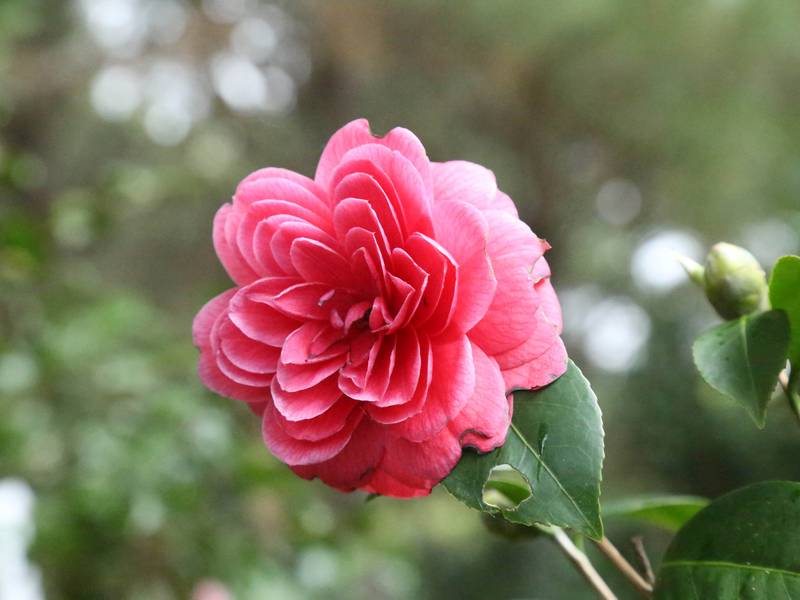
//> input picture Camellia_japonica.jpg, 800 x 600 px
$ ./haarTransformMain Camellia_japonica.jpg   (built with g++ and OpenCV 4)
//> lines starting //> are read from the running program, lines starting //| are printed output that depends on the picture; after the words box and inside, x2 and y2 are one past the last pixel; in counts of white or black regions, pixels touching at a corner belong together
### haarTransform.h
#pragma once

#include <opencv2/opencv.hpp>


float imageEnergy(const cv::Mat& pSrc);

void haarTransform(const cv::Mat& pSrc, cv::Mat& pDst);

void recursiveHaarTransform(const cv::Mat& pSrc, cv::Mat& pDst, const unsigned int pMaxIterations = 2);

void optimalHaarTransform(const cv::Mat& pSrc, cv::Mat& pDst, const float pThreshold = 0.0f, const unsigned int pMaxIterations = 3);

void threshold(const cv::Mat& pSrc, cv::Mat& pDst, const float pThreshold = 0.0f);

void normalHaarTransform(const cv::Mat& pSrc, cv::Mat& pDst, const unsigned int pMaxIterations = 2);

### haarTransform.cpp
#include <opencv2/opencv.hpp>
#include <cmath>
#include "haarTransform.h"


// [14 lines left out: function imageEnergy, not called in this run]


void haarTransform(const cv::Mat& pSrc, cv::Mat& pDst)
{
    cv::Mat H1 = cv::Mat::zeros(pSrc.size(), CV_32F);

    unsigned int size_w = pSrc.cols /2;
    unsigned int size_h = pSrc.rows /2;

    for (unsigned int i = 0, j = 0; i < size_h, j < size_w; i+=2, ++j)
    {
        H1.at<float>(  i, j) = 0.5f;
        H1.at<float>(i+1, j) = 0.5f;
    }

    for (unsigned int i = 0, j = size_w; i < size_h, j < pSrc.cols; i+=2, ++j)
    {
        H1.at<float>(  i, j) =  0.5f;
        H1.at<float>(i+1, j) = -0.5f;
    }

    cv::Mat H1T;
    cv::transpose(H1, H1T);

    cv::Mat A;
    A = pSrc * H1;
    pDst = H1T * A;
}


// [143 lines left out: functions recursiveHaarTransform, normalHaarTransform, optimalHaarTransform, threshold, not called in this run]

### haarTransformMain.cpp
#include <opencv2/opencv.hpp>
#include <string>
#include <cmath>

#include "haarTransform.h"


int main(int argc, char** argv)
{
	// FL: testes de entrada
	if (2 > argc)
	{
		std::cout << "Error: incorrect number of args.\n"
				   << "Usage: " << argv[0] << " <image>\n";
		return -1;
	}

	std::string filename(argv[1]);

	cv::Mat img = cv::imread(filename, cv::IMREAD_GRAYSCALE);
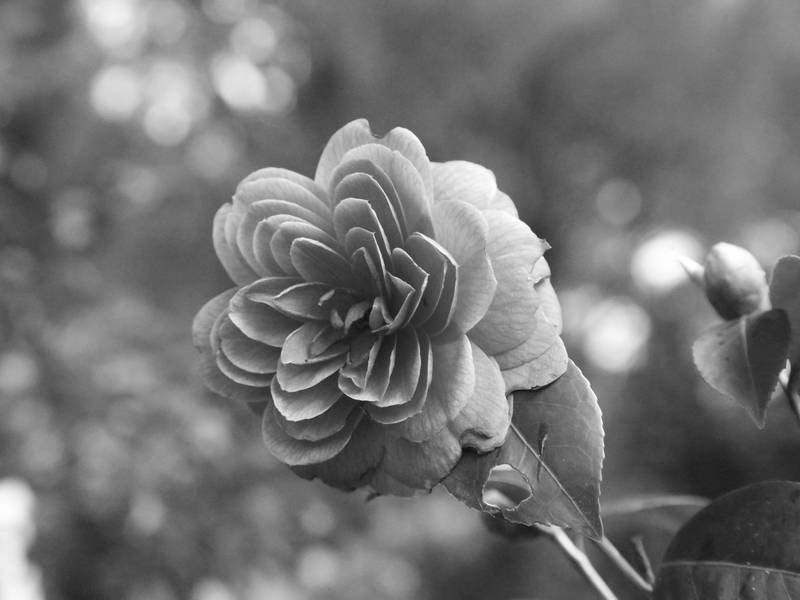
//> img: 600 rows x 800 cols, CV_8UC1; min 5, max 255, mean 116.3

	if (img.empty())
	{
		std::cerr << "Error: Cannot read " << filename << "\n";
		return -1;
	}

    // Imagem original
	cv::imshow(filename, img);
	img.convertTo(img, CV_32F);
//> img: 600 rows x 800 cols, CV_32FC1


    cv::Mat haar;
    haarTransform(img, haar);
//> after the loop in haarTransform, `for (unsigned int i = 0, j = 0; i < size_h, j < size_w; i+=2, ++j)`:
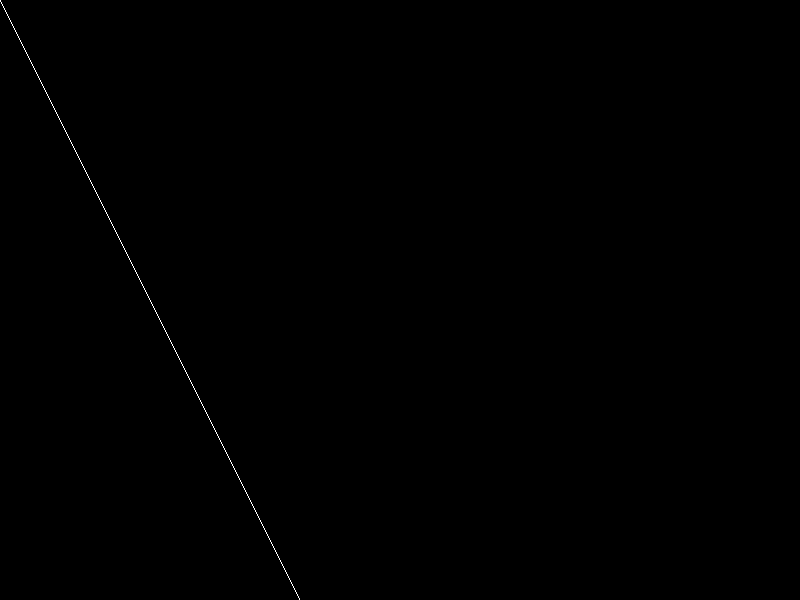
//> H1: 600 rows x 800 cols, CV_32FC1; values 0 (black) and 0.5 (white), 0.12% white in thin lines or dots, all inside (x1, y1, x2, y2) = (0, 0, 300, 600)
//> (the run ends here: the program crashes, at `H1.at<float>(i+1, j) = -0.5f;`)

$ run again, on chroma_key.jpg
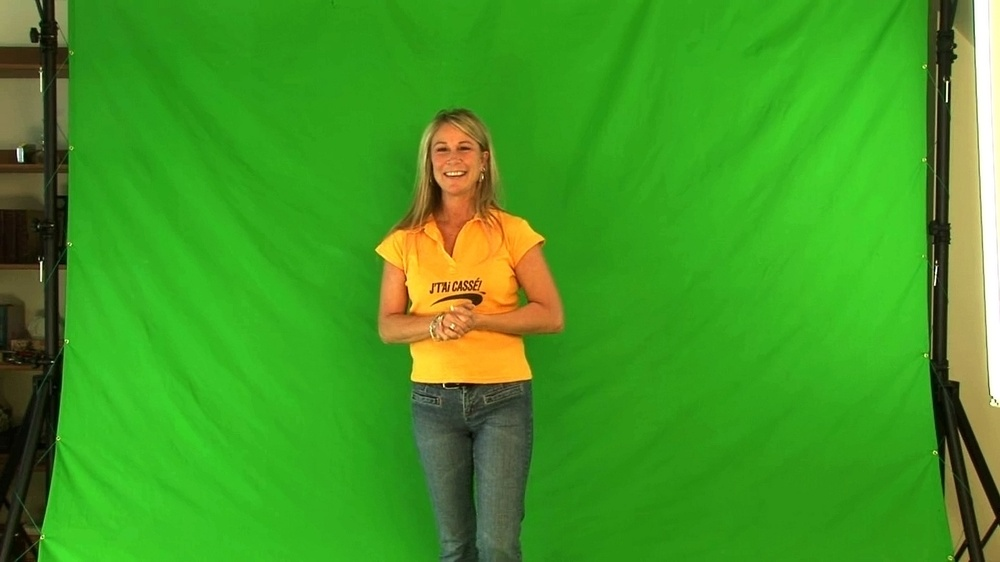
//> input picture chroma_key.jpg, 1000 x 562 px, shrunk from 1920 x 1080 before the run
//> `cv::Mat img = cv::imread(filename, cv::IMREAD_GRAYSCALE);`:
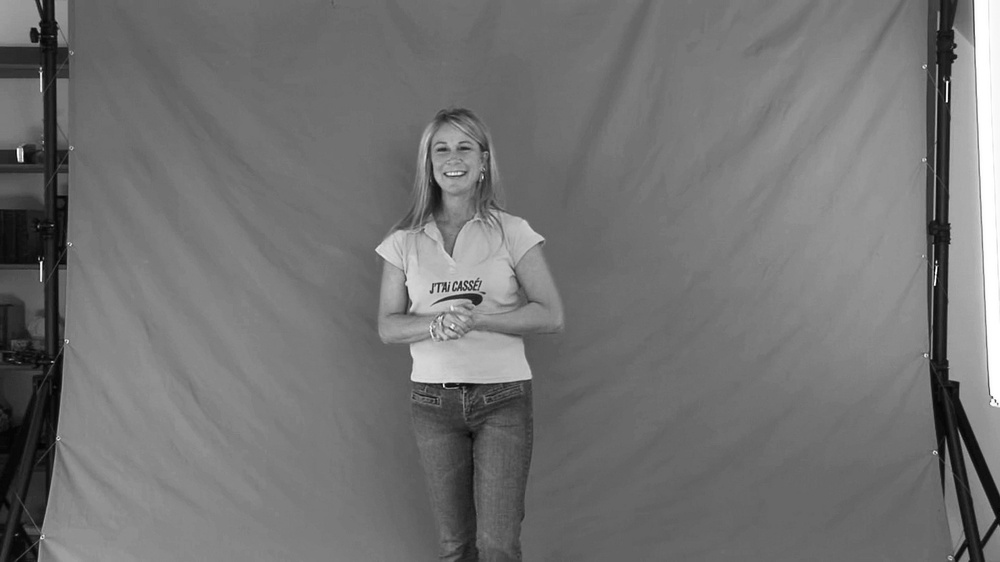
//> img: 562 rows x 1000 cols, CV_8UC1; min 0, max 255, mean 114.9
//> after the loop in haarTransform, `for (unsigned int i = 0, j = 0; i < size_h, j < size_w; i+=2, ++j)`:
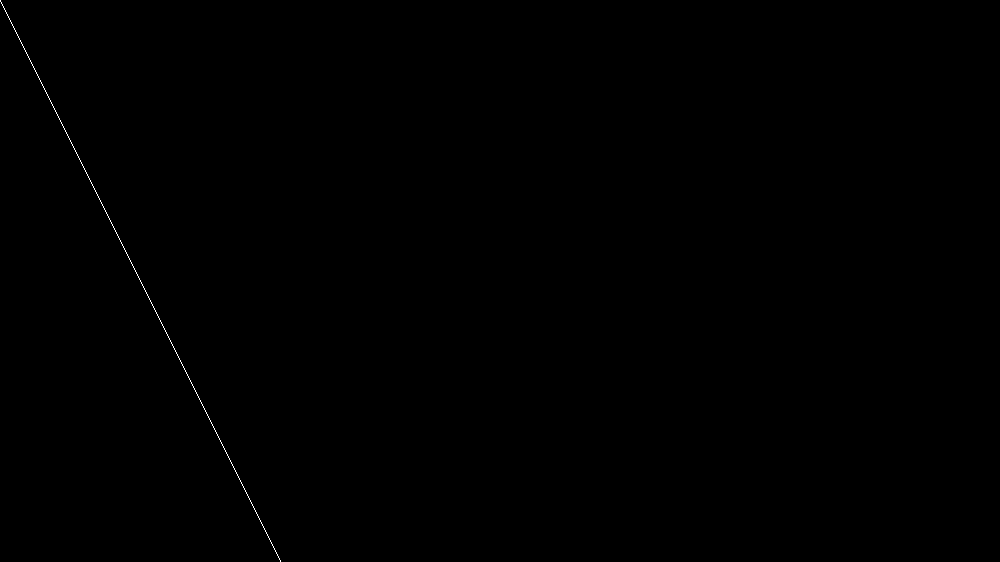
//> H1: 562 rows x 1000 cols, CV_32FC1; values 0 (black) and 0.5 (white), 0.1% white in thin lines or dots, all inside (x1, y1, x2, y2) = (0, 0, 281, 562)
